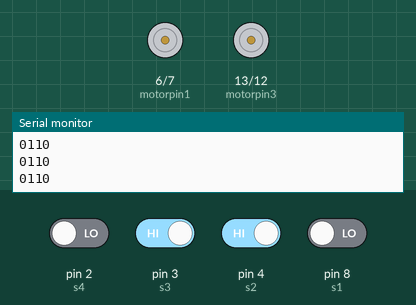
Bench run of a sketch on a simulated Arduino Uno, built with avr-gcc and run on an emulated ATmega328P. Shown: motor-driver pin pairs drawn as motors (green arrow = first pin HIGH = forward, orange = second pin HIGH = backward, longer = more drive, scaled by the enable pin), the last lines printed to the serial monitor. The test bench sets the inputs (shaded band); at power-on: pin 3 (s3), pin 4 (s2) HIGH, pin 2 (s4), pin 8 (s1) LOW.

Above: at 1.2 s.
1.3 s: pin 2 (s4) driven HIGH
At 2.5 s:
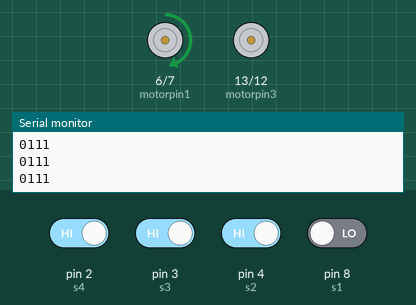
2.8 s: pin 8 (s1) driven HIGH
At 3.6 s:
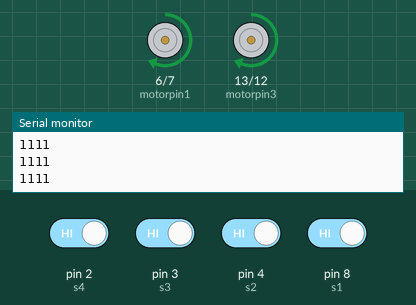
4.3 s: pin 3 (s3) driven LOW
At 4.6 s:
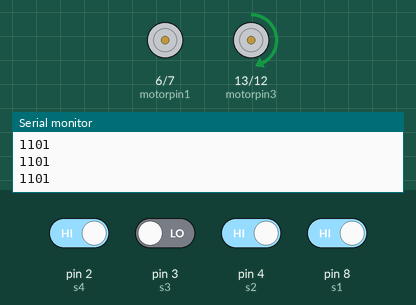
5.8 s: pin 3 (s3) driven HIGH
At 7.0 s:
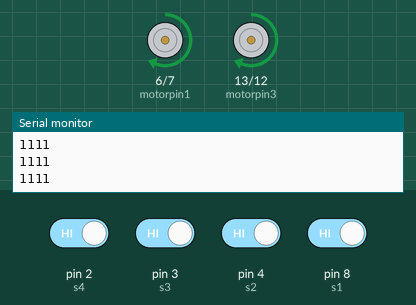
7.3 s: pin 4 (s2) driven LOW
At 8.2 s:
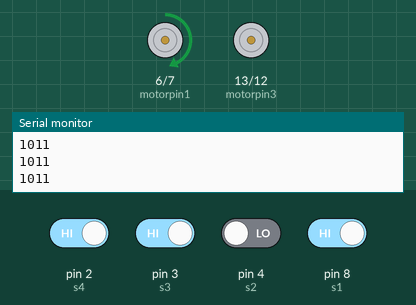
8.8 s: pin 4 (s2) driven HIGH
At 9.5 s:
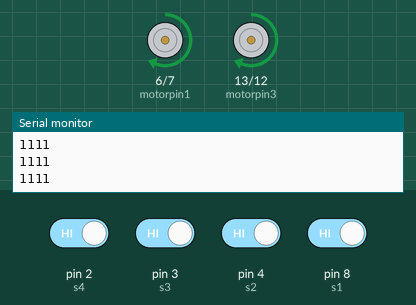
Timing chart, 0 to 11.3 s (numbered marks = the images above; inputs shaded):
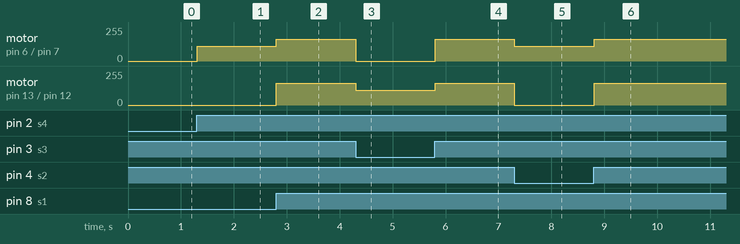

The sketch:

White_Track_on_Black_Turf.ino
```cpp
// EXP M2 Line Follower
// White Track on Black Turf

int motorpin1 = 6;
int motorpin2 = 7;
int pwm1 = 5;               // LEFT motor pin and pwm

int motorpin3 = 13;
int motorpin4 = 12;
int pwm2 = 10;               // RIGHT motor pin and pwm

int s4 = 2; //orange
int s3 = 3; //white
int s2 = 4; //brown
int s1 = 8; //black                    // sensors

void setup() {
  // Sensor pins declared by pinMode

  Serial.begin(9600);
  pinMode(s1, INPUT);
  pinMode(s2, INPUT);
  pinMode(s3, INPUT);
  pinMode(s4, INPUT);

  // Motor pins and Pulse Width Modulation declared by pinMode
  pinMode(motorpin1, OUTPUT);
  pinMode(motorpin2, OUTPUT);
  pinMode(motorpin3, OUTPUT);
  pinMode(motorpin4, OUTPUT);
  pinMode(pwm1, OUTPUT);
  pinMode(pwm2, OUTPUT);
}

void loop() {

  Serial.print(digitalRead(s1));  // Mark the Sensors for instant Digital Read in 0,1
  Serial.print(digitalRead(s2));
  Serial.print(digitalRead(s3));
  Serial.print(digitalRead(s4));
  Serial.println();


  if (digitalRead(s1) == 1 && digitalRead(s2) == 0 && digitalRead(s3) == 0 && digitalRead(s4) == 1) {
    //Serial.println("FORWARD");
    forward();
  } //black means 1
    else if  (digitalRead(s1) == 1 && digitalRead(s2) == 1 && digitalRead(s3) == 0 && digitalRead(s4) == 0) {
      // Serial.println("");
      rightturn();
    }
   else if  (digitalRead(s1) == 1 && digitalRead(s2) == 1 && digitalRead(s3) == 1 && digitalRead(s4) == 0) {
      // Serial.println("");
      rightturn();
    }
    else if  (digitalRead(s1) == 1 && digitalRead(s2) == 1 && digitalRead(s3) == 0 && digitalRead(s4) == 1) {
      // Serial.println("");
      rightturn();
    }

    else if (digitalRead(s1) == 0 && digitalRead(s2) == 0 && digitalRead(s3) == 1 && digitalRead(s4) == 1) {
      //Serial.println("");
      leftturn();
    }
    else if (digitalRead(s1) == 0 && digitalRead(s2) == 1 && digitalRead(s3) == 1 && digitalRead(s4) == 1) {
      //Serial.println("");
      leftturn();
    }
    else if (digitalRead(s1) == 1 && digitalRead(s2) == 0 && digitalRead(s3) == 1 && digitalRead(s4) == 1) {
      //Serial.println("");
      leftturn();
    }
    else if (digitalRead(s1) == 1 && digitalRead(s2) == 1 && digitalRead(s3) == 1 && digitalRead(s4) == 1) {
    //Serial.println("FORWARD");
    forward();
    delay(3);
    }

}


// Adjusting Directions

void forward() {
  digitalWrite(motorpin1, HIGH);
  digitalWrite(motorpin2, LOW);
  analogWrite(pwm1, 162);

  digitalWrite(motorpin3, HIGH);
  digitalWrite(motorpin4, LOW);
  analogWrite(pwm2, 162);
}

 void reverse() {
  digitalWrite(motorpin1, LOW);
  digitalWrite(motorpin2, HIGH);
  analogWrite(pwm1, 90);

  digitalWrite(motorpin3, LOW);
  digitalWrite(motorpin4, HIGH);
  analogWrite(pwm2, 90);
  }

void rightturn() {
  digitalWrite(motorpin1, LOW);
  digitalWrite(motorpin2, HIGH);
  analogWrite(pwm1, 0);

  digitalWrite(motorpin3, HIGH);
  digitalWrite(motorpin4, LOW);
  analogWrite(pwm2, 110);
}

void leftturn(){
  digitalWrite(motorpin1, HIGH);
  digitalWrite(motorpin2, LOW);
  analogWrite(pwm1, 110);

  digitalWrite(motorpin3, LOW);
  digitalWrite(motorpin4, HIGH);
  analogWrite(pwm2, 0);
}
```

Measured:
- after the input at 1.3 s, motor on pin 6 (motorpin1) / pin 7 (motorpin2): stopped → forward 110/255 at once
- after the input at 2.8 s, motor on pin 6 (motorpin1) / pin 7 (motorpin2): forward 110/255 → forward 162/255 at once; motor on pin 13 (motorpin3) / pin 12 (motorpin4): stopped → forward 162/255 at once
- after the input at 4.3 s, motor on pin 6 (motorpin1) / pin 7 (motorpin2): forward 162/255 → stopped at once; motor on pin 13 (motorpin3) / pin 12 (motorpin4): forward 162/255 → forward 110/255 at once
- after the input at 5.8 s, motor on pin 6 (motorpin1) / pin 7 (motorpin2): stopped → forward 162/255 at once; motor on pin 13 (motorpin3) / pin 12 (motorpin4): forward 110/255 → forward 162/255 at once
- after the input at 7.3 s, motor on pin 6 (motorpin1) / pin 7 (motorpin2): forward 162/255 → forward 110/255 at once; motor on pin 13 (motorpin3) / pin 12 (motorpin4): forward 162/255 → stopped at once
- after the input at 8.8 s, motor on pin 6 (motorpin1) / pin 7 (motorpin2): forward 110/255 → forward 162/255 at once; motor on pin 13 (motorpin3) / pin 12 (motorpin4): stopped → forward 162/255 at once
